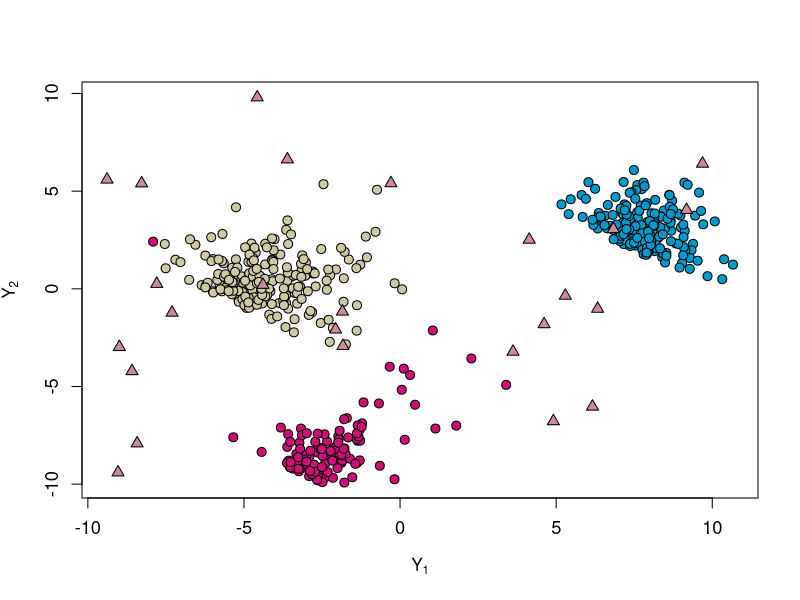
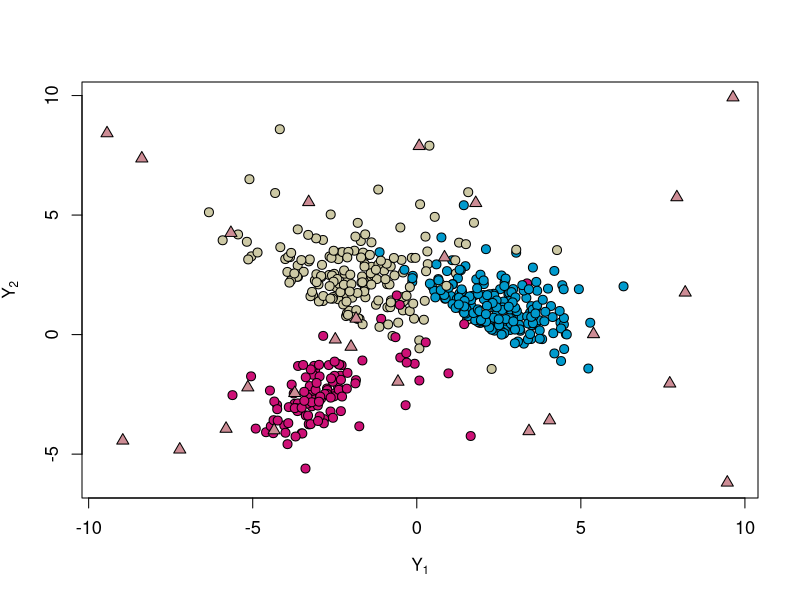

R code for these plots, in order:

t.slice.gen = function(n1, n2, mu, sigma, lambda, nu, pi){
  
  # n1 number of good data
  # n2 number of noises
  #Mu and lambda are G * p
  #sigma is p * p * G array
  Class = numeric(n1)
  Point.Type = rep("Good", n1)
  p = dim(mu)[2]
  x = matrix(NA, nrow = n1, ncol = p)
  
  for(i in 1:n1){
    Z = rmultinom(1, 1, PI)
    j = Class[i] = which.max(Z)
    if( j == 2){
      Condi = F
      while(Condi == F){
        u = rgamma(1, nu[j]/2, nu[j]/2)
        z = mvtnorm :: rmvnorm(1, mean = rep(0, p), sigma = sigma[, , j])
        XX = mu[j, ] + z / sqrt(u)
        Condi = ((XX[2] + 0.8 * XX[1] + 5) >= 0)
      } 
    }
    if(j == 1){
      Condi = F
      while(Condi == F){
        u = rgamma(1, nu[j]/2, nu[j]/2)
        z = mvtnorm :: rmvnorm(1, mean = rep(0, p), sigma = sigma[, , j])
        XX = mu[j, ] + z / sqrt(u)
        Condi = ((XX[2] + 0.8 * XX[1] + 12) >= 0)
      } 
    }
    if(j == 3){
      Condi = F
      while(Condi == F){
        u = rgamma(1, nu[j]/2, nu[j]/2)
        z = mvtnorm :: rmvnorm(1, mean = rep(0, p), sigma = sigma[, , j])
        XX = mu[j, ] + z / sqrt(u)
        Condi = ((XX[2] + 0.8 * XX[1] - 8) >= 0)
      } 
    }
    x[i, ] = XX
  }
  
  x = rbind(x, cbind(runif(n2, -10, 10), runif(n2, -10, 10)))
  Point.Type = c(Point.Type, rep("bad", n2))
  
  out = list(X = x, Class = Class, Type = Point.Type)
  
  return(out)
}


d = 2
G = 3
sigma = array(0, dim = c(d, d, G))
sigma[,,1] = matrix( c(1, 0.7, 0.7, 1), ncol=d, byrow = T)
sigma[,,2] = matrix( c(2.33, 0.5, 0.5, 2), ncol=d, byrow = T)
sigma[,,3] = matrix( c(1.6 ,  0.58,  0.58, 2), ncol=d, byrow = T)

mu = matrix(0, nrow = G, ncol = d)
mu[1,] = matrix(c(-3,-9) , byrow = T, nrow = 2)
mu[2,] = matrix(c(-5,0) , byrow = T, nrow = 2)
mu[3,] = matrix(c(7,2)  , byrow = T, nrow = 2)

nu = c(2, 6, 15)
PI = c(0.25, 0.35, 0.4)

n1 = 500
n2 = 25

data = t.slice.gen(n1, n2, mu, sigma, lambda, nu, PI)
Y = data$X
Type = c(rep(0, n1),rep(3, n2))

plot(Y[,1], Y[,2], ylab = expression(Y[2]),
     xlab = expression(Y[1]), main = "", pch = 21 + Type, 
     bg = c("deeppink3", "lemonchiffon3", "deepskyblue3", "lightpink3")[unclass(c(data$Class, rep(4, n2)))], 
     cex.axis = 1.1, cex = 1.2, cex.main = 1)





d = 2
G = 3
sigma = array(0, dim = c(d, d, G))
sigma[,,1] = matrix( c(1, 0.7, 0.7, 1), ncol=d, byrow = T)
sigma[,,2] = matrix( c(2.33, 0.5, 0.5, 2), ncol=d, byrow = T)
sigma[,,3] = matrix( c(1.6 ,  0.58,  0.58, 2), ncol=d, byrow = T)

mu = matrix(0, nrow = G, ncol = d)
mu[1,] = matrix(c(-3,-2.5) , byrow = T, nrow = 2)
mu[2,] = matrix(c(-2, 2) , byrow = T, nrow = 2)
mu[3,] = matrix(c(1, -1)  , byrow = T, nrow = 2)


t.slice.gen = function(n1, n2, mu, sigma, lambda, nu, pi){
  
  # n1 number of good data
  # n2 number of noises
  #Mu and lambda are G * p
  #sigma is p * p * G array
  Class = numeric(n1)
  Point.Type = rep("Good", n1)
  p = dim(mu)[2]
  x = matrix(NA, nrow = n1, ncol = p)
  
  for(i in 1:n1){
    Z = rmultinom(1, 1, PI)
    j = Class[i] = which.max(Z)
    if( j == 2){
      Condi = F
      while(Condi == F){
        u = rgamma(1, nu[j]/2, nu[j]/2)
        z = mvtnorm :: rmvnorm(1, mean = rep(0, p), sigma = sigma[, , j])
        XX = mu[j, ] + z / sqrt(u)
        Condi = ((XX[2] + 0.8 * XX[1] + 1) >= 0)
      } 
    }
    if(j == 1){
      Condi = F
      while(Condi == F){
        u = rgamma(1, nu[j]/2, nu[j]/2)
        z = mvtnorm :: rmvnorm(1, mean = rep(0, p), sigma = sigma[, , j])
        XX = mu[j, ] + z / sqrt(u)
        Condi = ((XX[2] + 0.8 * XX[1] + 9) >= 0)
      } 
    }
    if(j == 3){
      Condi = F
      while(Condi == F){
        u = rgamma(1, nu[j]/2, nu[j]/2)
        z = mvtnorm :: rmvnorm(1, mean = rep(0, p), sigma = sigma[, , j])
        XX = mu[j, ] + z / sqrt(u)
        Condi = ((XX[2] + 0.8 * XX[1] - 2) >= 0)
      } 
    }
    x[i, ] = XX
  }
  
  x = rbind(x, cbind(runif(n2, -10, 10), runif(n2, -10, 10)))
  Point.Type = c(Point.Type, rep("bad", n2))
  
  out = list(X = x, Class = Class, Type = Point.Type)
  
  return(out)
}



nu = c(2, 6, 15)
PI = c(0.25, 0.35, 0.4)
data = t.slice.gen(n1, n2, mu, sigma, lambda, nu, PI)
Y = data$X
Type = c(rep(0, n1),rep(3, n2))

plot(Y[,1], Y[,2], ylab = expression(Y[2]),
     xlab = expression(Y[1]), main = "", pch = 21 + Type, 
     bg = c("deeppink3", "lemonchiffon3", "deepskyblue3", "lightpink3")[unclass(c(data$Class, rep(4, n2)))], 
     cex.axis = 1.1, cex = 1.2, cex.main = 1)


